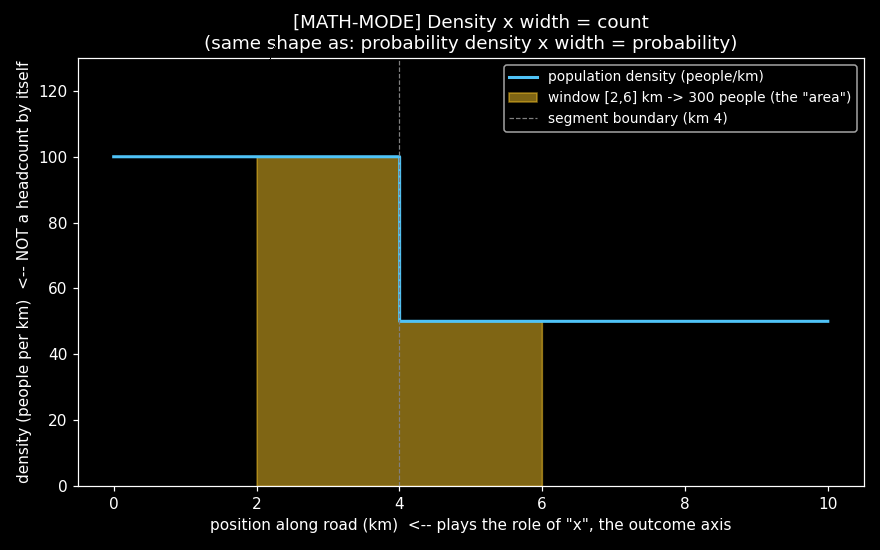

The Python source for this figure:
"""
[MATH-MODE] Population density analogy — dummy example, no trading data.

Purpose: illustrate "density x width = count" (the same idea as
"probability density x width = probability") with a tiny made-up
example. Standalone teaching aid, unrelated to the alpha/beta CAPM
notebook (52_alpha_beta_concept_and_powergrid.ipynb) — see the
matching write-up in 52_t_and_T_explained.md.

Dummy setup: a 10 km road, split into 2 segments with different
(but constant-within-segment) population density:
  - km 0 to 4:  density = 100 people/km
  - km 4 to 10: density = 50  people/km

Headcount in any window = area under the density curve over that
window (sum of rectangle areas, one per segment it overlaps).
"""
import matplotlib.pyplot as plt
import numpy as np

plt.style.use('dark_background')

# --- dummy density function (step function, km -> people/km) ---
def density(km):
    return np.where(km < 4, 100, 50)

# --- whole-road headcount check ---
total = 100 * 4 + 50 * 6
print(f"Total population, km 0-10: {total} people  (100*4 + 50*6)")

# --- headcount in a window that crosses BOTH segments: km 2 to 6 ---
a, b = 2, 6
piece1 = 100 * (4 - a)   # km 2 to 4, density 100
piece2 = 50 * (b - 4)    # km 4 to 6, density 50
window_count = piece1 + piece2
print(f"Headcount in [{a},{b}] km = {piece1} + {piece2} = {window_count} people")

# --- plot ---
km = np.linspace(0, 10, 1000)
d = density(km)

fig, ax = plt.subplots(figsize=(8, 5))
ax.step(km, d, where='post', color='#4fc3f7', lw=2, label='population density (people/km)')
ax.fill_between(km, d, where=(km >= a) & (km <= b), step='post',
                 color='#ffca28', alpha=0.5,
                 label=f'window [{a},{b}] km -> {window_count} people (the "area")')
ax.axvline(4, color='gray', lw=0.8, ls='--', label='segment boundary (km 4)')
ax.set_xlabel('position along road (km)  <-- plays the role of "x", the outcome axis')
ax.set_ylabel('density (people per km)  <-- NOT a headcount by itself')
ax.set_title('[MATH-MODE] Density x width = count\n(same shape as: probability density x width = probability)')
ax.legend(fontsize=9)
ax.set_ylim(0, 130)
plt.tight_layout()
out_path = '/mnt/c/Users/Saurav/CodePonting/Algo_Trading/Framework_V2/scripts/trials/regime_model/memlabs/52_mathmode_population_density_example.png'
plt.savefig(out_path, dpi=110)
print(f"Saved: {out_path}")
